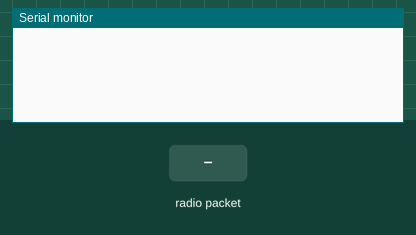
Recording of a sketch running on a simulated Arduino Uno, built with avr-gcc and run on an emulated ATmega328P. Parts: the last lines printed to the serial monitor. Inputs (shaded band) come from the test bench. No radio packets arrive unless stated.

Above: at 1.2 s.
1.3 s: radio packet "a" arrives
At 2.5 s:
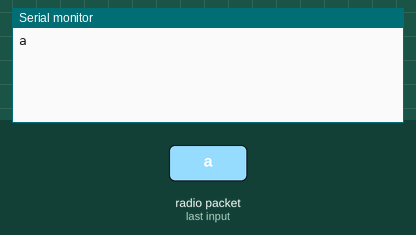
3.5 s: radio packet "1" arrives
At 5.3 s:
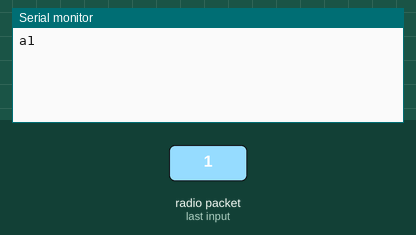

The sketch:

SensorInterface.ino
```cpp
#include <nRF24L01.h>
#include <printf.h>
#include <RF24.h>
#include <RF24_config.h>

/* Hardware configuration: Set up nRF24L01 radio on SPI bus plus pins 7 & 8 */
RF24 radio(7, 8);

byte pipeName[] = {"pipe1"};
char message[40];

void setup() {
  // start serial port
  Serial.begin(9600);
  // start radio
  radio.begin();
  radio.openReadingPipe(1, pipeName);
  radio.startListening();
}

void loop() {
  // Have we got an incoming message?
  if (radio.available()) {
    while (radio.available()) {
      radio.read(&message, 11);
      message[11] = 0;
      Serial.write(message);
    }
  }
  // Have we got an outbound message?
  while (Serial.available() >= 11) {
    // Avoid corrupt or partial messages
    // All valid messages start with 'a' and are 11 chars
    char c = Serial.peek();
    if (c == 'a') {
      // We have at least 11 chars starting with 'a'
      byte bytes = Serial.readBytes(message, 11);
      if (bytes == 11) {
        radio.stopListening();
        radio.write(&message, 11);
        radio.startListening();
      }
    }
    else {
      // Not an 'a' so ignore
      Serial.read();
    }
  }
  delay(2000);

}
```

Measured:
- after the input at 1.3 s, the serial monitor: prints a new line after 0.71 s (image 1)
- after the input at 3.5 s, the serial monitor: prints a new line after 0.51 s (image 2)
